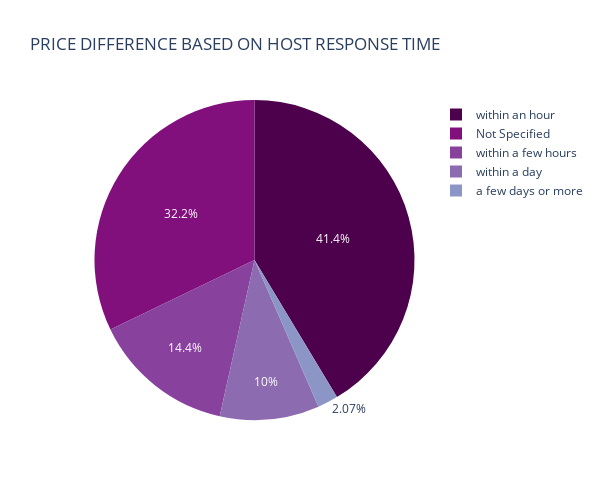

Source (notebook cell):
### Code cell
fig_pi= px.pie(df2, values="price", names= "host_response_time",
hover_data=["bedrooms"],
color_discrete_sequence=px.colors.sequential.BuPu_r,
title="PRICE DIFFERENCE BASED ON HOST RESPONSE TIME",
width= 600, height= 500)
fig_pi

### Figure 1 — Plotly figure (JSON) as saved in the notebook; plotly's stock layout.template omitted (floating-point values rounded to 4 significant figures; data arrays with more than 128 entries replaced by an {"elided": "..."} marker saying what was removed)
{"data": [{"customdata": {"elided": "5555x1 int values"}, "domain": {"x": [0, 1], "y": [0, 1]}, "hovertemplate": "host_response_time=%{label}<br>price=%{value}<br>bedrooms=%{customdata[0]}<extra></extra>", "labels": {"elided": "5555 str values"}, "legendgroup": "", "name": "", "showlegend": true, "type": "pie", "values": {"elided": "5555 int values"}}], "layout": {"height": 500, "legend": {"tracegroupgap": 0}, "piecolorway": ["rgb(77,0,75)", "rgb(129,15,124)", "rgb(136,65,157)", "rgb(140,107,177)", "rgb(140,150,198)", "rgb(158,188,218)", "rgb(191,211,230)", "rgb(224,236,244)", "rgb(247,252,253)"], "title": {"text": "PRICE DIFFERENCE BASED ON HOST RESPONSE TIME"}, "width": 600}}
